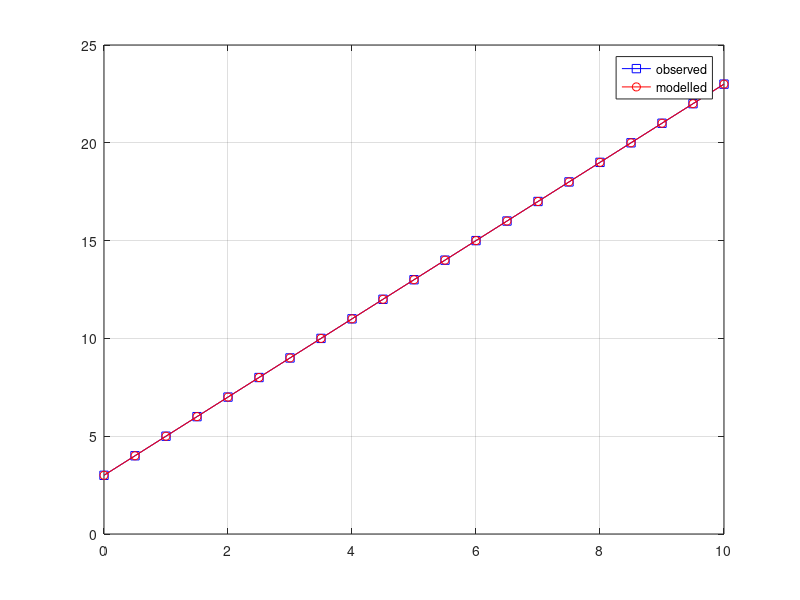

MATLAB code for this plot:
clc;close all;
x=0:0.5:10;
y0=2*x+3; %% let it gives observed values
n=1; % order used
a=polyfit(x,y0,n)  %% gives model parameters
ym=polyval(a,x); % gives the fittd values
MSE=mean((y0-ym).^2) %gives mean  square error

figure;	
plot(x,y0,'-bs')
hold on
plot(x,ym,'-ro')
grid on
legend('observed','modelled')
